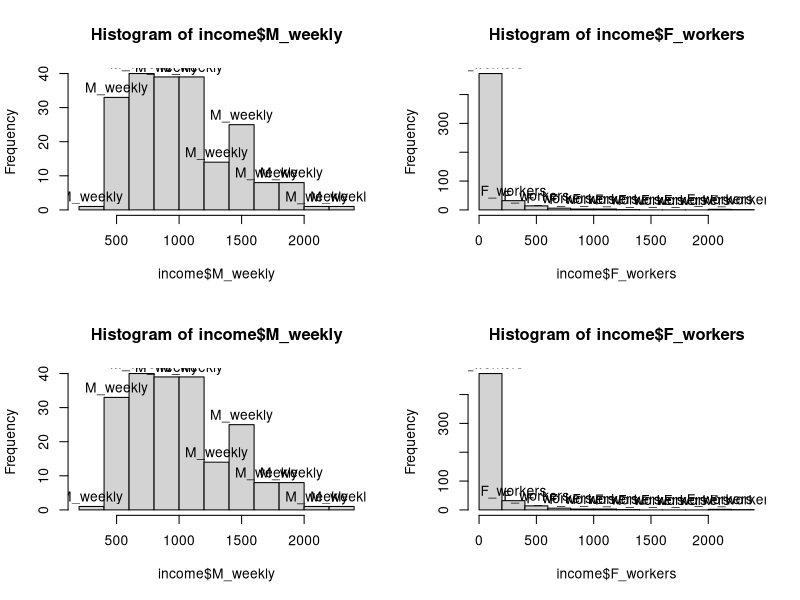
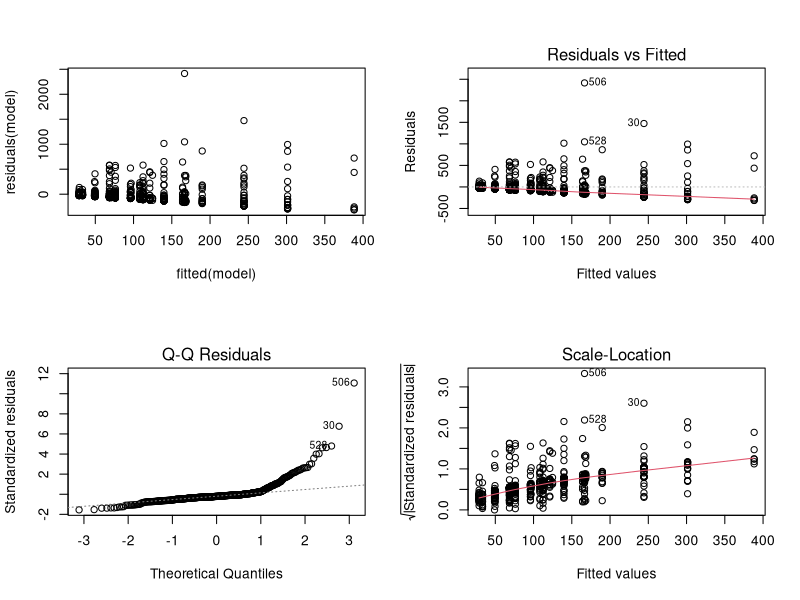
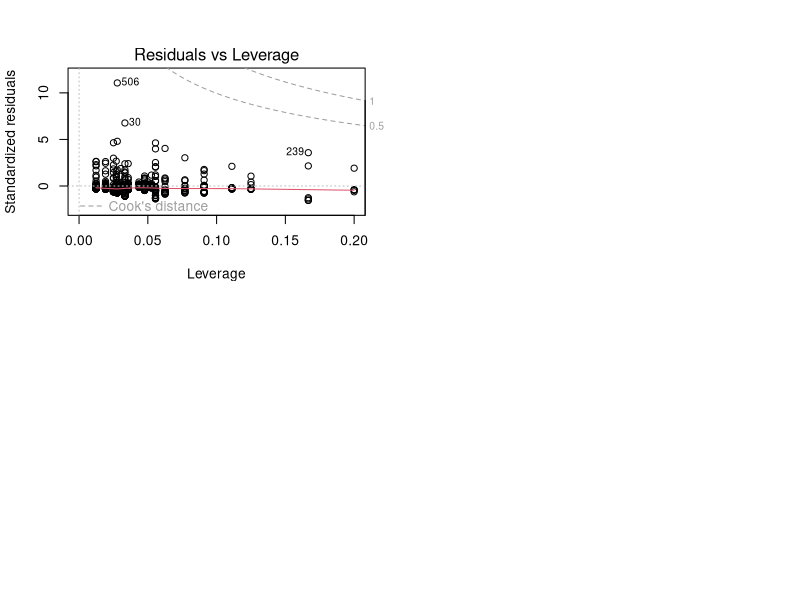

The R source for these figures, in order:
## ---- chunk 1

library(readr)
income <- read_csv("income.csv")
View(income)

## ---- chunk 2
par(mfrow=c(2,2))
hist(income$M_weekly,labels = 'M_weekly')
hist(income$F_workers,labels = 'F_workers')
hist(income$M_weekly,labels = 'M_weekly')
hist(income$F_workers,labels = 'F_workers')




## ---- chunk 3
model= lm(income$M_workers~income$Industry, data=income)
summary(model)

## ---- chunk 4
anova(model)
plot(fitted(model),residuals(model))
plot(model)

